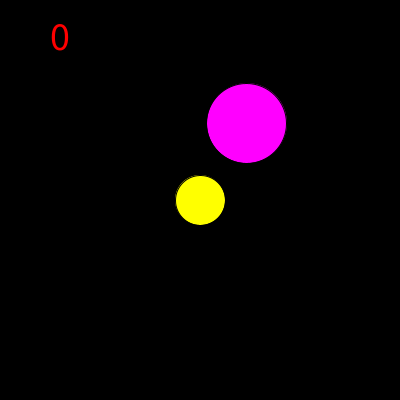
Frame 1 (no input)
Frame 60 (the mouse pressed at the canvas centre just before this capture): identical to frame 1, image omitted
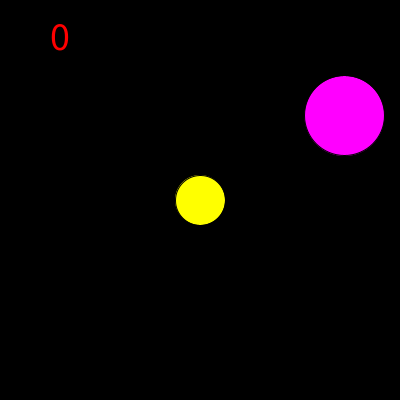
Frame 120 (the mouse held since frame 60 and released just before this capture)

The Processing sketch that drew these frames (run headless with seeded random() and noise(); from frame 60 on, the mouse is pressed at the canvas centre):

// Processing sketch: comeFigura
// ── comeFigura.pde
/*este ejercicio consiste en lograr el contacto entre la figura amarilla (mi personaje)
y la figura violeta (el objetivo), utilizando las flechas del teclado para el dezplazamiento*/

int px, py, mtam; // mi personaje;
float opx, opy, otam; // el enemigo
String dire ; // dirección
int vel;
int puntos;
void setup() {
  size(400, 400);
  px = width/2;
  py = height/2;
  puntos = 0;
  mtam = 50;
  otam = 80;
  vel = 3;
  opx = random(otam/2, width-otam/2);
  opy = random(otam/2, height-otam/2);
  dire = "";
  textSize(40);
}
void draw() {
  background(0);
  fill(255, 0, 255);
  ellipse(opx, opy, otam, otam);
  if (frameCount%90==0) {
    opx = random(otam/2, width-otam/2);
    opy = random(otam/2, height-otam/2);
  }


  /// MI PERSONAJE
  if (dire.equals("norte") && py>mtam/2) {
    py -= vel;
  }
  if (dire.equals("sur") && py<height-mtam/2) {
    py += vel;
  }
  if (dire.equals("este") && px<width-mtam/2) {
    px += vel;
  }
  if (dire.equals("oeste") && px>mtam/2) {
    px -= vel;
  }

  fill(255, 255, 0);
  ellipse(px, py, mtam, mtam); // nuestro personaje

  /// contacto
  float distan = dist(px, py, opx, opy ); // calcula la distancia
  if (distan<= mtam/2+otam/2) {
    puntos ++;
    opx = random(otam/2, width-otam/2);
    opy = random(otam/2, height-otam/2);
  }
  println("la distancia es: " + distan);
  fill(255, 0, 0);
  text(puntos, 50, 50);
  println(frameCount);
}
void keyPressed() {
  if (keyCode== UP) {
    dire = "norte";
  }
  if (keyCode== DOWN) {
    dire = "sur";
  }
  if (keyCode== RIGHT) {
    dire = "este";
  }
  if (keyCode== LEFT) {
    dire = "oeste";
  }
  if (keyCode==ENTER) { // reiniciamos al presionar Enter
    px = width/2;
    py = height/2;
    opx = random(otam/2, width-otam/2);
    opy = random(otam/2, height-otam/2);
    dire = "";
    puntos = 0;
  }
}
